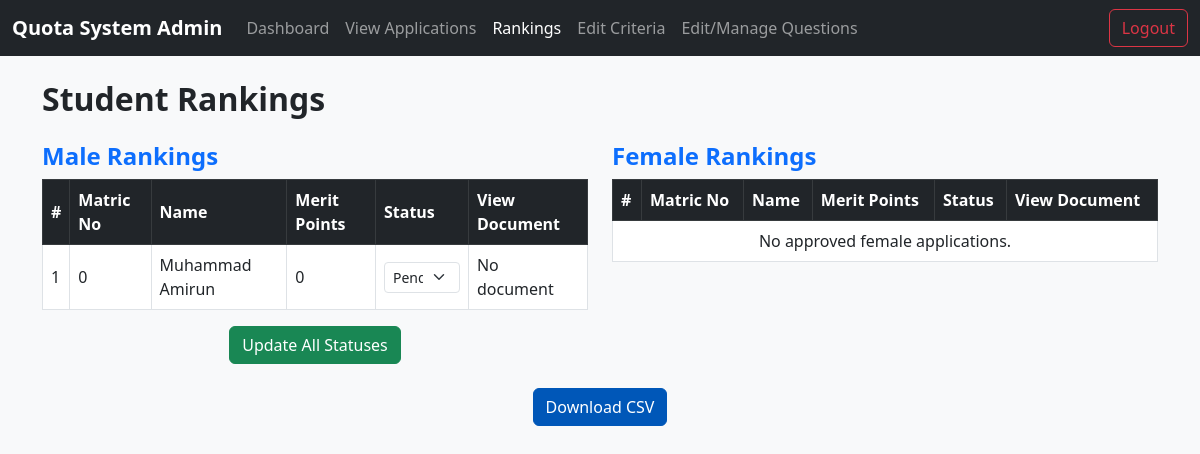
/admin/rankings.php, run on the app's committed database.
### tables this page shows
CREATE TABLE `applications` (
  `id` int(11) NOT NULL,
  `student_id` int(11) NOT NULL,
  `q1` varchar(50) DEFAULT NULL,
  `q2` varchar(50) DEFAULT NULL,
  `q3` varchar(50) DEFAULT NULL,
  `q4` varchar(50) DEFAULT NULL,
  `q5` varchar(50) DEFAULT NULL,
  `q6` varchar(50) DEFAULT NULL,
  `file_path` varchar(255) DEFAULT NULL,
  `submitted_at` timestamp NOT NULL DEFAULT current_timestamp()
);

CREATE TABLE `student` (
  `student_id` int(11) NOT NULL,
  `matrix_no` int(4) NOT NULL,
  `year` int(4) NOT NULL,
  `college` varchar(100) NOT NULL,
  `fullname` varchar(100) NOT NULL,
  `gender` enum('Male','Female','Select your gender','') NOT NULL DEFAULT 'Select your gender',
  `email` varchar(100) NOT NULL,
  `password` varchar(255) NOT NULL,
  `status` enum('pending','approved','rejected') NOT NULL DEFAULT 'pending'
);

### admin/rankings.php (the view, shortened to what this page needs)
<?php
require_once __DIR__ . '/../includes/db.php';
$male = $mysqli->query("SELECT s.matrix_no, s.fullname, a.student_id, a.merit, a.status, a.file_path
                        FROM student s
                        JOIN applications a ON s.student_id = a.student_id
                        WHERE s.gender = 'Male'
                        ORDER BY a.merit DESC");
$female = $mysqli->query("SELECT s.matrix_no, s.fullname, a.merit, a.status, a.file_path
                        FROM student s
                        JOIN applications a ON s.student_id = a.student_id
                        WHERE s.gender = 'Female'
                        ORDER BY a.merit DESC");
?>
<!DOCTYPE html>
<html lang="en">
<head>
    <link href="https://cdn.jsdelivr.net/npm/bootstrap@5.3.0/dist/css/bootstrap.min.css" rel="stylesheet">
    <link href="../assets/css/custom.css" rel="stylesheet">
</head>
<body>
<?php include 'navbar.php'; ?>
<div class="container mt-4">
    <h2 class="mb-4">Student Rankings</h2>
    <div class="row">
        <div class="col-md-6">
            <h4 class="text-primary">Male Rankings</h4>
            <div class="table-responsive">
                <form method="POST" action="update_statuses.php">
                    <table class="table table-hover table-bordered">
                        <thead class="table-dark">
                            <tr>
                                <th>#</th>
                                <th>Matric No</th>
                                <th>Name</th>
                                <th>Merit Points</th>
                                <th>Status</th>
                                <th>View Document</th>
                            </tr>
                        </thead>
                        <tbody>
                            <?php $i = 1; while ($row = $male->fetch_assoc()): ?>
                                <tr>
                                    <td><?= $i++ ?></td>
                                    <td><?= htmlspecialchars($row['matrix_no']) ?></td>
                                    <td><?= htmlspecialchars($row['fullname']) ?></td>
                                    <td><?= htmlspecialchars($row['merit']) ?></td>
                                    <td>
                                        <select name="status[<?= $row['student_id'] ?>]" class="form-select form-select-sm">
                                            <option value="pending" <?= $row['status'] == 'pending' ? 'selected' : '' ?>>Pending</option>
                                        </select>
                                    </td>
                                    <td>
                                        <?php if (!empty($row['file_path']) && file_exists(__DIR__ . '/../student/' . $row['file_path'])): ?>
                                            <a href="../student/<?= htmlspecialchars($row['file_path']) ?>" target="_blank">View</a>
                                        <?php else: ?>
                                            No document
                                        <?php endif; ?>
                                    </td>
                                </tr>
                            <?php endwhile; ?>
                        </tbody>
                    </table>
                    <div class="d-flex justify-content-center gap-3 mt-3">
                        <button type="submit" class="btn btn-success">Update All Statuses</button>
                    </div>
                </form>
            </div>
        </div>
        <div class="col-md-6">
            <h4 class="text-primary">Female Rankings</h4>
            <div class="table-responsive">
                <table class="table table-hover table-bordered">
                    <thead class="table-dark">
                        <tr>
                            <th>#</th>
                            <th>Matric No</th>
                            <th>Name</th>
                            <th>Merit Points</th>
                            <th>Status</th>
                            <th>View Document</th>
                        </tr>
                    </thead>
                    <tbody>
                        <?php $i = 1; while ($row = $female->fetch_assoc()): ?>
                            <tr>
                                <td><?= $i++ ?></td>
                                <td><?= htmlspecialchars($row['matrix_no']) ?></td>
                                <td><?= htmlspecialchars($row['fullname']) ?></td>
                                <td><?= htmlspecialchars($row['merit']) ?></td>
                                    <td>
                                        <select name="status[<?= $row['student_id'] ?>]" class="form-select form-select-sm">
                                            <option value="pending" <?= $row['status'] == 'pending' ? 'selected' : '' ?>>Pending</option>
                                            <option value="accepted" <?= $row['status'] == 'accepted' ? 'selected' : '' ?>>Accepted</option>
                                            <option value="rejected" <?= $row['status'] == 'rejected' ? 'selected' : '' ?>>Rejected</option>
                                        </select>
                                    </td>
                                <td>
                                    <?php if (!empty($row['file_path']) && file_exists(__DIR__ . '/../student/' . $row['file_path'])): ?>
                                        <a href="../student/<?= htmlspecialchars($row['file_path']) ?>" target="_blank">View</a>
                                    <?php else: ?>
                                        No document
                                    <?php endif; ?>
                                </td>
                            </tr>
                        <?php endwhile; ?>
                        <?php if ($i == 1): ?>
                            <tr><td colspan="6" class="text-center">No approved female applications.</td></tr>
                        <?php endif; ?>
                    </tbody>
                </table>
            </div>
        </div>
    </div>
    <div class="d-flex justify-content-center gap-3 mt-4">
        <form method="post" action="export_ranking.php">
            <button type="submit" class="btn btn-primary">Download CSV</button>
        </form>
    </div>
</div>
</body>
</html>

### css/custom.css (style rules this page uses)
body { background-color: #f8f9fa; }
.table th, .table td { vertical-align: middle; }
.btn-primary { background-color: #0057b8; border-color: #0057b8; }
h2, h4 { font-weight: 600; }

### data on the page
applications: student.matrix_no "0", student.fullname "Muhammad Amirun", merit "0", status+student "Pending", shows "No document"
